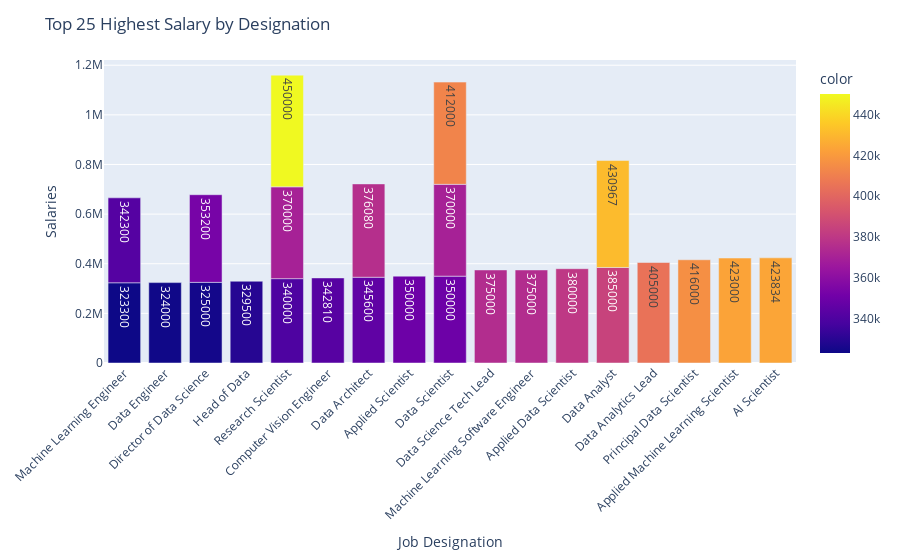

Here is the notebook cell this chart was saved with:
### Markdown cell above
### Step 7

### Code cell
salary_designation = salary_designation[-25:]
fig = px.bar(x = salary_designation['job_title'], y = salary_designation['salary_in_usd'],
            text = salary_designation['salary_in_usd'], color = salary_designation['salary_in_usd'])

fig.update_layout( xaxis_title = "Job Designation", yaxis_title = "Salaries ")
fig.update_layout(xaxis_tickangle = -45, 
                  title = 'Top 25 Highest Salary by Designation')

### Figure 1 — Plotly figure (JSON) as saved in the notebook; plotly's stock layout.template omitted (floating-point values rounded to 4 significant figures)
{"data": [{"alignmentgroup": "True", "hovertemplate": "x=%{x}<br>y=%{y}<br>text=%{text}<br>color=%{marker.color}<extra></extra>", "legendgroup": "", "marker": {"color": [323300, 324000, 325000, 329500, 340000, 342300, 342810, 345600, 350000, 350000, 353200, 370000, 370000, 375000, 375000, 376080, 380000, 385000, 405000, 412000, 416000, 423000, 423834, 430967, 450000], "coloraxis": "coloraxis", "pattern": {"shape": ""}}, "name": "", "offsetgroup": "", "orientation": "v", "showlegend": false, "text": [323300, 324000, 325000, 329500, 340000, 342300, 342810, 345600, 350000, 350000, 353200, 370000, 370000, 375000, 375000, 376080, 380000, 385000, 405000, 412000, 416000, 423000, 423834, 430967, 450000], "textposition": "auto", "type": "bar", "x": ["Machine Learning Engineer", "Data Engineer", "Director of Data Science", "Head of Data", "Research Scientist", "Machine Learning Engineer", "Computer Vision Engineer", "Data Architect", "Applied Scientist", "Data Scientist", "Director of Data Science", "Data Scientist", "Research Scientist", "Data Science Tech Lead", "Machine Learning Software Engineer", "Data Architect", "Applied Data Scientist", "Data Analyst", "Data Analytics Lead", "Data Scientist", "Principal Data Scientist", "Applied Machine Learning Scientist", "AI Scientist", "Data Analyst", "Research Scientist"], "xaxis": "x", "y": [323300, 324000, 325000, 329500, 340000, 342300, 342810, 345600, 350000, 350000, 353200, 370000, 370000, 375000, 375000, 376080, 380000, 385000, 405000, 412000, 416000, 423000, 423834, 430967, 450000], "yaxis": "y"}], "layout": {"barmode": "relative", "coloraxis": {"colorbar": {"title": {"text": "color"}}, "colorscale": [[0, "#0d0887"], [0.1111, "#46039f"], [0.2222, "#7201a8"], [0.3333, "#9c179e"], [0.4444, "#bd3786"], [0.5556, "#d8576b"], [0.6667, "#ed7953"], [0.7778, "#fb9f3a"], [0.8889, "#fdca26"], [1, "#f0f921"]]}, "legend": {"tracegroupgap": 0}, "margin": {"t": 60}, "title": {"text": "Top 25 Highest Salary by Designation"}, "xaxis": {"anchor": "y", "domain": [0, 1], "tickangle": -45, "title": {"text": "Job Designation"}}, "yaxis": {"anchor": "x", "domain": [0, 1], "title": {"text": "Salaries "}}}}
